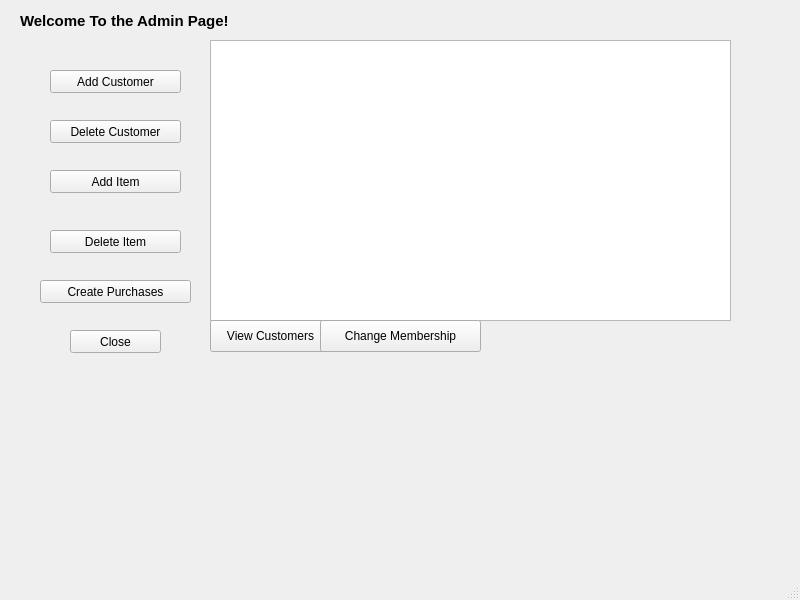
<?xml version="1.0" encoding="UTF-8"?>
<ui version="4.0">
 <class>AdminPage</class>
 <widget class="QMainWindow" name="AdminPage">
  <property name="geometry">
   <rect>
    <x>0</x>
    <y>0</y>
    <width>800</width>
    <height>600</height>
   </rect>
  </property>
  <property name="windowTitle">
   <string>MainWindow</string>
  </property>
  <widget class="QWidget" name="centralwidget">
   <widget class="QStackedWidget" name="stackedWidget">
    <property name="geometry">
     <rect>
      <x>10</x>
      <y>-20</y>
      <width>801</width>
      <height>581</height>
     </rect>
    </property>
    <property name="styleSheet">
     <string notr="true"/>
    </property>
    <property name="currentIndex">
     <number>0</number>
    </property>
    <widget class="QWidget" name="adminHomePage">
     <widget class="QLabel" name="label">
      <property name="geometry">
       <rect>
        <x>10</x>
        <y>20</y>
        <width>441</width>
        <height>41</height>
       </rect>
      </property>
      <property name="font">
       <font>
        <pointsize>11</pointsize>
        <weight>75</weight>
        <bold>true</bold>
       </font>
      </property>
      <property name="text">
       <string>Welcome To the Admin Page!</string>
      </property>
     </widget>
     <widget class="QPushButton" name="addCustomersBttn">
      <property name="geometry">
       <rect>
        <x>40</x>
        <y>90</y>
        <width>131</width>
        <height>23</height>
       </rect>
      </property>
      <property name="text">
       <string>Add Customer</string>
      </property>
     </widget>
     <widget class="QPushButton" name="deleteCustomersBttn">
      <property name="geometry">
       <rect>
        <x>40</x>
        <y>140</y>
        <width>131</width>
        <height>23</height>
       </rect>
      </property>
      <property name="text">
       <string>Delete Customer</string>
      </property>
     </widget>
     <widget class="QPushButton" name="addItemBttn">
      <property name="geometry">
       <rect>
        <x>40</x>
        <y>190</y>
        <width>131</width>
        <height>23</height>
       </rect>
      </property>
      <property name="text">
       <string>Add Item</string>
      </property>
     </widget>
     <widget class="QPushButton" name="deleteItemBttn">
      <property name="geometry">
       <rect>
        <x>40</x>
        <y>250</y>
        <width>131</width>
        <height>23</height>
       </rect>
      </property>
      <property name="text">
       <string>Delete Item</string>
      </property>
     </widget>
     <widget class="QPushButton" name="Close">
      <property name="geometry">
       <rect>
        <x>60</x>
        <y>350</y>
        <width>91</width>
        <height>23</height>
       </rect>
      </property>
      <property name="text">
       <string>Close</string>
      </property>
     </widget>
     <widget class="QPushButton" name="createPurchasesBtn">
      <property name="geometry">
       <rect>
        <x>30</x>
        <y>300</y>
        <width>151</width>
        <height>23</height>
       </rect>
      </property>
      <property name="text">
       <string>Create Purchases</string>
      </property>
     </widget>
     <widget class="QTableView" name="tableView">
      <property name="geometry">
       <rect>
        <x>200</x>
        <y>60</y>
        <width>521</width>
        <height>281</height>
       </rect>
      </property>
      <property name="styleSheet">
       <string notr="true"/>
      </property>
     </widget>
     <widget class="QPushButton" name="ViewCustomers">
      <property name="geometry">
       <rect>
        <x>200</x>
        <y>340</y>
        <width>121</width>
        <height>32</height>
       </rect>
      </property>
      <property name="text">
       <string>View Customers</string>
      </property>
     </widget>
     <widget class="QPushButton" name="ChangeMembership">
      <property name="geometry">
       <rect>
        <x>310</x>
        <y>340</y>
        <width>161</width>
        <height>32</height>
       </rect>
      </property>
      <property name="text">
       <string>Change Membership</string>
      </property>
     </widget>
    </widget>
    <widget class="QWidget" name="CreatePurchasesPage">
     <widget class="QLabel" name="label_10">
      <property name="geometry">
       <rect>
        <x>30</x>
        <y>10</y>
        <width>221</width>
        <height>51</height>
       </rect>
      </property>
      <property name="font">
       <font>
        <pointsize>12</pointsize>
        <weight>75</weight>
        <bold>true</bold>
       </font>
      </property>
      <property name="text">
       <string>CREATE PURCHASES PAGE</string>
      </property>
     </widget>
     <widget class="QLabel" name="label_11">
      <property name="geometry">
       <rect>
        <x>40</x>
        <y>80</y>
        <width>111</width>
        <height>20</height>
       </rect>
      </property>
      <property name="text">
       <string>Name</string>
      </property>
     </widget>
     <widget class="QLabel" name="label_18">
      <property name="geometry">
       <rect>
        <x>30</x>
        <y>140</y>
        <width>81</width>
        <height>20</height>
       </rect>
      </property>
      <property name="text">
       <string>Pick Item: </string>
      </property>
     </widget>
     <widget class="QComboBox" name="pickItemComboBox">
      <property name="geometry">
       <rect>
        <x>170</x>
        <y>140</y>
        <width>151</width>
        <height>22</height>
       </rect>
      </property>
     </widget>
     <widget class="QLabel" name="label_24">
      <property name="geometry">
       <rect>
        <x>30</x>
        <y>200</y>
        <width>81</width>
        <height>20</height>
       </rect>
      </property>
      <property name="text">
       <string>Quantity:</string>
      </property>
     </widget>
     <widget class="QComboBox" name="pickQtyLComboBox">
      <property name="geometry">
       <rect>
        <x>170</x>
        <y>190</y>
        <width>101</width>
        <height>22</height>
       </rect>
      </property>
     </widget>
     <widget class="QPushButton" name="createPurchasePushBtn">
      <property name="geometry">
       <rect>
        <x>140</x>
        <y>370</y>
        <width>101</width>
        <height>23</height>
       </rect>
      </property>
      <property name="text">
       <string>Create Purchase</string>
      </property>
     </widget>
     <widget class="QPushButton" name="createPurchaseBackBtn">
      <property name="geometry">
       <rect>
        <x>320</x>
        <y>370</y>
        <width>101</width>
        <height>23</height>
       </rect>
      </property>
      <property name="text">
       <string>Back</string>
      </property>
     </widget>
     <widget class="QComboBox" name="customerNameComboBox">
      <property name="geometry">
       <rect>
        <x>170</x>
        <y>80</y>
        <width>151</width>
        <height>22</height>
       </rect>
      </property>
     </widget>
    </widget>
    <widget class="QWidget" name="addCustomer">
     <widget class="QPushButton" name="cancelButton">
      <property name="geometry">
       <rect>
        <x>300</x>
        <y>320</y>
        <width>75</width>
        <height>23</height>
       </rect>
      </property>
      <property name="text">
       <string>Cancel</string>
      </property>
     </widget>
     <widget class="QLabel" name="label_7">
      <property name="geometry">
       <rect>
        <x>220</x>
        <y>240</y>
        <width>21</width>
        <height>16</height>
       </rect>
      </property>
      <property name="text">
       <string>MM</string>
      </property>
     </widget>
     <widget class="QLabel" name="label_2">
      <property name="geometry">
       <rect>
        <x>160</x>
        <y>30</y>
        <width>231</width>
        <height>41</height>
       </rect>
      </property>
      <property name="font">
       <font>
        <pointsize>14</pointsize>
       </font>
      </property>
      <property name="text">
       <string>Add Customer</string>
      </property>
     </widget>
     <widget class="QLabel" name="label_4">
      <property name="geometry">
       <rect>
        <x>20</x>
        <y>200</y>
        <width>121</width>
        <height>20</height>
       </rect>
      </property>
      <property name="text">
       <string>Customer Type</string>
      </property>
     </widget>
     <widget class="QLineEdit" name="addID">
      <property name="geometry">
       <rect>
        <x>150</x>
        <y>140</y>
        <width>113</width>
        <height>20</height>
       </rect>
      </property>
     </widget>
     <widget class="QLabel" name="label_6">
      <property name="geometry">
       <rect>
        <x>150</x>
        <y>240</y>
        <width>21</width>
        <height>16</height>
       </rect>
      </property>
      <property name="text">
       <string>DD</string>
      </property>
     </widget>
     <widget class="QLabel" name="label_3">
      <property name="geometry">
       <rect>
        <x>20</x>
        <y>140</y>
        <width>111</width>
        <height>21</height>
       </rect>
      </property>
      <property name="text">
       <string>Customer ID</string>
      </property>
     </widget>
     <widget class="QLineEdit" name="addName">
      <property name="geometry">
       <rect>
        <x>150</x>
        <y>80</y>
        <width>113</width>
        <height>20</height>
       </rect>
      </property>
     </widget>
     <widget class="QLabel" name="label_5">
      <property name="geometry">
       <rect>
        <x>20</x>
        <y>260</y>
        <width>111</width>
        <height>20</height>
       </rect>
      </property>
      <property name="text">
       <string>Expiration Date</string>
      </property>
     </widget>
     <widget class="QLabel" name="label_8">
      <property name="geometry">
       <rect>
        <x>290</x>
        <y>240</y>
        <width>47</width>
        <height>13</height>
       </rect>
      </property>
      <property name="text">
       <string>YYYY</string>
      </property>
     </widget>
     <widget class="QLabel" name="label_9">
      <property name="geometry">
       <rect>
        <x>20</x>
        <y>80</y>
        <width>111</width>
        <height>20</height>
       </rect>
      </property>
      <property name="text">
       <string>Name</string>
      </property>
     </widget>
     <widget class="QPushButton" name="addButton">
      <property name="geometry">
       <rect>
        <x>160</x>
        <y>320</y>
        <width>75</width>
        <height>23</height>
       </rect>
      </property>
      <property name="text">
       <string>Add</string>
      </property>
     </widget>
     <widget class="QComboBox" name="typeComboBox_2">
      <property name="geometry">
       <rect>
        <x>150</x>
        <y>200</y>
        <width>121</width>
        <height>22</height>
       </rect>
      </property>
      <item>
       <property name="text">
        <string>Regular</string>
       </property>
      </item>
      <item>
       <property name="text">
        <string>Executive</string>
       </property>
      </item>
     </widget>
     <widget class="QComboBox" name="dayComboBox_2">
      <property name="geometry">
       <rect>
        <x>150</x>
        <y>260</y>
        <width>41</width>
        <height>22</height>
       </rect>
      </property>
      <item>
       <property name="text">
        <string>01</string>
       </property>
      </item>
      <item>
       <property name="text">
        <string>02</string>
       </property>
      </item>
      <item>
       <property name="text">
        <string>03</string>
       </property>
      </item>
      <item>
       <property name="text">
        <string>04</string>
       </property>
      </item>
      <item>
       <property name="text">
        <string>05</string>
       </property>
      </item>
      <item>
       <property name="text">
        <string>06</string>
       </property>
      </item>
      <item>
       <property name="text">
        <string>07</string>
       </property>
      </item>
      <item>
       <property name="text">
        <string>08</string>
       </property>
      </item>
      <item>
       <property name="text">
        <string>09</string>
       </property>
      </item>
      <item>
       <property name="text">
        <string>10</string>
       </property>
      </item>
      <item>
       <property name="text">
        <string>11</string>
       </property>
      </item>
      <item>
       <property name="text">
        <string>12</string>
       </property>
      </item>
      <item>
       <property name="text">
        <string>13</string>
       </property>
      </item>
      <item>
       <property name="text">
        <string>14</string>
       </property>
      </item>
      <item>
       <property name="text">
        <string>15</string>
       </property>
      </item>
      <item>
       <property name="text">
        <string>16</string>
       </property>
      </item>
      <item>
       <property name="text">
        <string>17</string>
       </property>
      </item>
      <item>
       <property name="text">
        <string>18</string>
       </property>
      </item>
      <item>
       <property name="text">
        <string>19</string>
       </property>
      </item>
      <item>
       <property name="text">
        <string>20</string>
       </property>
      </item>
      <item>
       <property name="text">
        <string>21</string>
       </property>
      </item>
      <item>
       <property name="text">
        <string>22</string>
       </property>
      </item>
      <item>
       <property name="text">
        <string>23</string>
       </property>
      </item>
      <item>
       <property name="text">
        <string>24</string>
       </property>
      </item>
      <item>
       <property name="text">
        <string>25</string>
       </property>
      </item>
      <item>
       <property name="text">
        <string>26</string>
       </property>
      </item>
      <item>
       <property name="text">
        <string>27</string>
       </property>
      </item>
      <item>
       <property name="text">
        <string>28</string>
       </property>
      </item>
      <item>
       <property name="text">
        <string>29</string>
       </property>
      </item>
      <item>
       <property name="text">
        <string>30</string>
       </property>
      </item>
      <item>
       <property name="text">
        <string>31</string>
       </property>
      </item>
     </widget>
     <widget class="QComboBox" name="monthComboBox_2">
      <property name="geometry">
       <rect>
        <x>220</x>
        <y>260</y>
        <width>41</width>
        <height>22</height>
       </rect>
      </property>
      <item>
       <property name="text">
        <string>01</string>
       </property>
      </item>
      <item>
       <property name="text">
        <string>02</string>
       </property>
      </item>
      <item>
       <property name="text">
        <string>03</string>
       </property>
      </item>
      <item>
       <property name="text">
        <string>04</string>
       </property>
      </item>
      <item>
       <property name="text">
        <string>05</string>
       </property>
      </item>
      <item>
       <property name="text">
        <string>06</string>
       </property>
      </item>
      <item>
       <property name="text">
        <string>07</string>
       </property>
      </item>
      <item>
       <property name="text">
        <string>08</string>
       </property>
      </item>
      <item>
       <property name="text">
        <string>09</string>
       </property>
      </item>
      <item>
       <property name="text">
        <string>10</string>
       </property>
      </item>
      <item>
       <property name="text">
        <string>11</string>
       </property>
      </item>
      <item>
       <property name="text">
        <string>12</string>
       </property>
      </item>
     </widget>
     <widget class="QComboBox" name="yearComboBox_2">
      <property name="geometry">
       <rect>
        <x>290</x>
        <y>260</y>
        <width>69</width>
        <height>22</height>
       </rect>
      </property>
      <item>
       <property name="text">
        <string>2020</string>
       </property>
      </item>
      <item>
       <property name="text">
        <string>2021</string>
       </property>
      </item>
      <item>
       <property name="text">
        <string>2022</string>
       </property>
      </item>
     </widget>
    </widget>
    <widget class="QWidget" name="addItem">
     <widget class="QLineEdit" name="addItemQty">
      <property name="geometry">
       <rect>
        <x>244</x>
        <y>300</y>
        <width>81</width>
        <height>20</height>
       </rect>
      </property>
     </widget>
     <widget class="QPushButton" name="addItemConfirm">
      <property name="geometry">
       <rect>
        <x>174</x>
        <y>380</y>
        <width>75</width>
        <height>23</height>
       </rect>
      </property>
      <property name="text">
       <string>Add Item</string>
      </property>
     </widget>
     <widget class="QLabel" name="label_19">
      <property name="geometry">
       <rect>
        <x>124</x>
        <y>240</y>
        <width>101</width>
        <height>20</height>
       </rect>
      </property>
      <property name="text">
       <string>Item Price</string>
      </property>
     </widget>
     <widget class="QLineEdit" name="addItemName">
      <property name="geometry">
       <rect>
        <x>244</x>
        <y>190</y>
        <width>161</width>
        <height>20</height>
       </rect>
      </property>
     </widget>
     <widget class="QLabel" name="label_20">
      <property name="geometry">
       <rect>
        <x>124</x>
        <y>300</y>
        <width>111</width>
        <height>20</height>
       </rect>
      </property>
      <property name="text">
       <string>Item Quantity</string>
      </property>
     </widget>
     <widget class="QPushButton" name="cancelButton_3">
      <property name="geometry">
       <rect>
        <x>364</x>
        <y>380</y>
        <width>75</width>
        <height>23</height>
       </rect>
      </property>
      <property name="text">
       <string>Cancel</string>
      </property>
     </widget>
     <widget class="QLabel" name="label_21">
      <property name="geometry">
       <rect>
        <x>124</x>
        <y>190</y>
        <width>91</width>
        <height>20</height>
       </rect>
      </property>
      <property name="text">
       <string>Item Name</string>
      </property>
     </widget>
     <widget class="QLineEdit" name="addItemPrice">
      <property name="geometry">
       <rect>
        <x>244</x>
        <y>240</y>
        <width>81</width>
        <height>20</height>
       </rect>
      </property>
     </widget>
     <widget class="QLabel" name="label_22">
      <property name="geometry">
       <rect>
        <x>140</x>
        <y>150</y>
        <width>461</width>
        <height>20</height>
       </rect>
      </property>
      <property name="text">
       <string>Please fill in all fields to add a new item to the database</string>
      </property>
     </widget>
     <widget class="QLabel" name="label_23">
      <property name="geometry">
       <rect>
        <x>244</x>
        <y>90</y>
        <width>121</width>
        <height>41</height>
       </rect>
      </property>
      <property name="font">
       <font>
        <pointsize>15</pointsize>
       </font>
      </property>
      <property name="text">
       <string>Add Item</string>
      </property>
     </widget>
    </widget>
   </widget>
  </widget>
  <widget class="QMenuBar" name="menubar">
   <property name="geometry">
    <rect>
     <x>0</x>
     <y>0</y>
     <width>800</width>
     <height>21</height>
    </rect>
   </property>
  </widget>
  <widget class="QStatusBar" name="statusbar"/>
 </widget>
 <resources/>
 <connections/>
</ui>
